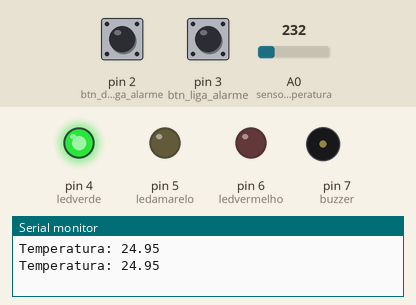
Simulated run of this sketch. Board: Arduino Uno, built with avr-gcc and run on an emulated ATmega328P. On the bench: output pins drawn as LEDs (lit = HIGH), buzzer (waves = sounding), the last lines printed to the serial monitor. The inputs (shaded band) are chosen by the test bench; at power-on: A0 (sensor_temperatura) = 232, pin 2 (btn_desliga_alarme) LOW, pin 3 (btn_liga_alarme) LOW.

Above: at 1.8 s.
1.9 s: A0 (sensor_temperatura) set to 275
At 3.7 s:
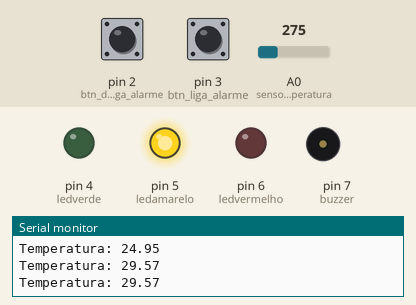
4.5 s: pin 2 (btn_desliga_alarme) pulled HIGH for 1.2 s
At 6.8 s:
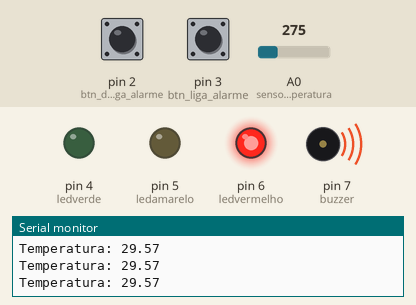
8.5 s: pin 2 (btn_desliga_alarme) pulled HIGH for 3.2 s
At 14.0 s:
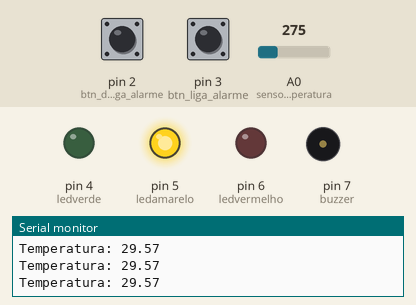
14.5 s: pin 3 (btn_liga_alarme) pulled HIGH for 1.2 s
At 16.3 s:
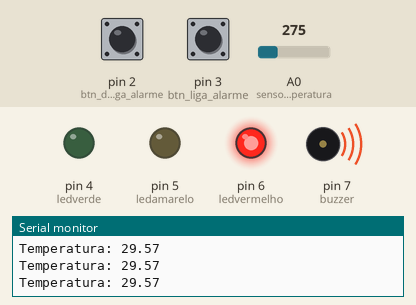
Timing chart, 0 to 17.8 s (numbered marks = the images above; inputs shaded):
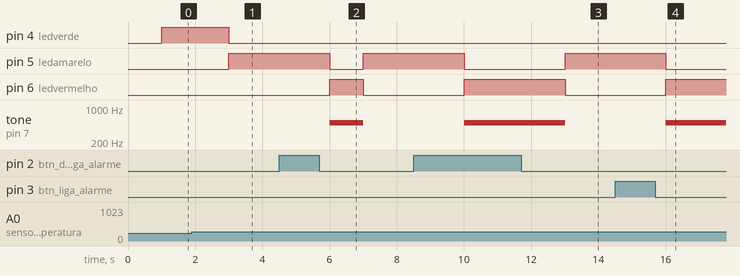

The sketch:

AULA10_281217_DESAFIO-ALARME_MATIAS_.ino
```cpp
const int sensor_temperatura = A0;
int leitura_sensor = 0;
float temperatura;
int ledvermelho = 6;   //vermelho
int ledamarelo = 5;   //amarelo
int ledverde = 4;   //verde
//int leitura_buzina;
int buzzer = 7;
int btn_liga_alarme = 3;   //botão que liga vermelho e buzina
int btn_desliga_alarme = 2;   //botão que volta para estado normal, sem ser de alerta
int estado_liga_alarme = LOW;
int estado_desliga_alarme = LOW;

void setup() {
  // put your setup code here, to run once:
analogReference(INTERNAL);  //como capitar a referencia da porta analógica
Serial.begin(9600);
pinMode (ledvermelho,OUTPUT);
pinMode (ledamarelo,OUTPUT);
pinMode (ledverde,OUTPUT);
pinMode (buzzer,OUTPUT);
pinMode (btn_liga_alarme,INPUT);   //botão sempre tem que estar como INPUT
pinMode (btn_desliga_alarme,INPUT);   //botão sempre tem que estar como INPUT
}

void liga_alarme(){
digitalWrite(ledvermelho,HIGH);
digitalWrite(ledverde,LOW);
digitalWrite(ledamarelo,LOW);
tone(buzzer,500);
}

void desliga_alarme_verde() {
digitalWrite(ledvermelho,LOW);
digitalWrite(ledverde,HIGH);
digitalWrite(ledamarelo,LOW);
noTone(buzzer);
}

void desliga_alarme_amarelo() {
digitalWrite(ledvermelho,LOW);
digitalWrite(ledverde,LOW);
digitalWrite(ledamarelo,HIGH);
noTone(buzzer);
}

void leitura_botao() {
  estado_liga_alarme = digitalRead(btn_liga_alarme);
 estado_desliga_alarme = digitalRead(btn_desliga_alarme);
}
void leitura_temperatura()
{
leitura_sensor = analogRead(sensor_temperatura);
temperatura = leitura_sensor * 0.1075268817204301;
}


void loop() {
  // put your main code here, to run repeatedly:
leitura_botao();
leitura_temperatura();

Serial.print("Temperatura: ");
Serial.println(temperatura);
delay(1000);

if (temperatura > 30) {
liga_alarme();
}
if (temperatura <= 28) {
desliga_alarme_verde();
}
if (temperatura > 28 && temperatura < 30) {
desliga_alarme_amarelo();
}

if (estado_desliga_alarme == HIGH)  {
digitalWrite(ledvermelho,HIGH);
digitalWrite(ledverde,LOW);
digitalWrite(ledamarelo,LOW);
tone(buzzer,500);
}

if (estado_liga_alarme == HIGH) {
while (estado_desliga_alarme != HIGH) {
//digitalWrite(ledvermelho,HIGH);
//digitalWrite(ledverde,LOW);
//digitalWrite(ledamarelo,LOW);
//tone(buzzer,500);
liga_alarme();
estado_desliga_alarme = digitalRead(btn_desliga_alarme);
}
}
}
```

Measured:
- the behaviour switches between 260 and 261 on A0 (sensor_temperatura) (found by bisection; images 0 and 1)
- after the input at 1.9 s, pin 4 (ledverde): HIGH → LOW after 1.1 s; pin 5 (ledamarelo): LOW → HIGH after 1.1 s
- after the input at 4.5 s, pin 5 (ledamarelo): HIGH → LOW after 1.5 s, → HIGH 1.0 s later; pin 6 (ledvermelho): LOW → HIGH after 1.5 s, → LOW 1.0 s later; tone on pin 7 (buzzer): silent → 500 Hz after 1.5 s, → silent 1.0 s later
- after the input at 8.5 s, pin 5 (ledamarelo): HIGH → LOW after 1.5 s, → HIGH 3.0 s later; pin 6 (ledvermelho): LOW → HIGH after 1.5 s, → LOW 3.0 s later; tone on pin 7 (buzzer): silent → 500 Hz after 1.5 s, → silent 3.0 s later
- after the input at 14.5 s, pin 5 (ledamarelo): HIGH → LOW after 1.5 s; pin 6 (ledvermelho): LOW → HIGH after 1.5 s; tone on pin 7 (buzzer): silent → 500 Hz after 1.5 s
